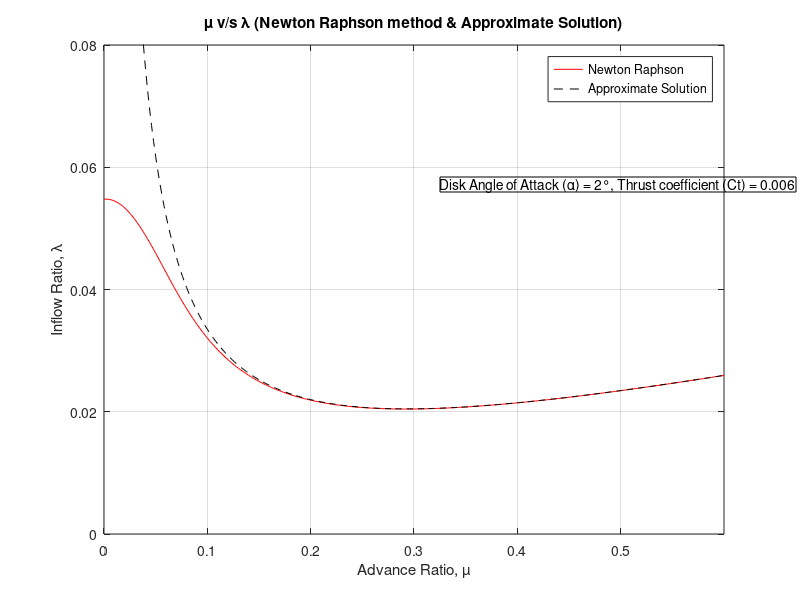

The MATLAB source for this figure:
%% Calculation of inflow ratio at the rotor disk in forward flight from the momentum theory and Solution of λ using Fixed Point Iteration compared with the approximate (valid for µ > 0.2) solution of λ

clear all
close all
clc

% Given Data
alpha = 2*pi/180;               % Disk Angle of Attack (α)
Ct = 0.006;                     % Thrust coefficient

%% Newton Raphson
lambda_0 = sqrt(Ct/2);          % Initial guess of inflow ratio (typically hover inflow ratio)
lambda(1) = lambda_0;

for i = 1:1:301
    mu(i) = 0.002*i - 0.002;                                                % 0<=µ<=0.6 ~~ varying Advanced ratio (Incompressible Subsonic regime)
    lambda_apprx(i) = mu(i)*tan(alpha) + Ct/(2*mu(i));
    f = lambda(i) - mu(i)*tan(alpha) - 0.5*Ct/sqrt(mu(i)^2 + lambda(i)^2);
    df = 1 + 0.5*(Ct*lambda(i))/((mu(i)^2 + lambda(i)^2)^1.5);
    lambda(i+1) = lambda(i) - (f/df);
    lambda_nr(i) = lambda(i+1);
end

% Plotting of data (Newton Raphson)
plot(mu,lambda_nr,'r')
hold on
plot(mu,lambda_apprx,'--k')
xlim([0 0.6])
ylim([0 0.08])
title('µ v/s λ (Newton Raphson method & Approximate Solution)')
xlabel('Advance Ratio, µ')
ylabel('Inflow Ratio, λ')
legend('Newton Raphson','Approximate Solution')
grid on
hold off
annotation('textbox', [0.55, 0.68, 0.34, 0.1], 'String', "Disk Angle of Attack (α) = 2°, Thrust coefficient (Ct) = 0.006")
